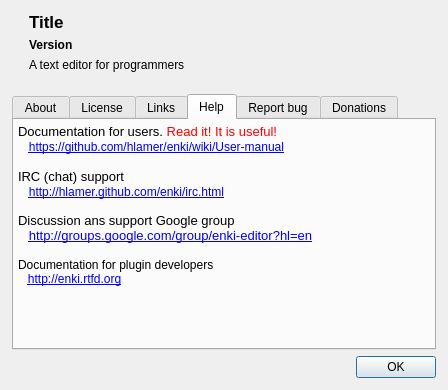
<?xml version="1.0" encoding="UTF-8"?>
<ui version="4.0">
 <class>UIAbout</class>
 <widget class="QDialog" name="UIAbout">
  <property name="geometry">
   <rect>
    <x>0</x>
    <y>0</y>
    <width>448</width>
    <height>390</height>
   </rect>
  </property>
  <layout class="QGridLayout" name="gridLayout">
   <property name="horizontalSpacing">
    <number>10</number>
   </property>
   <property name="verticalSpacing">
    <number>6</number>
   </property>
   <property name="margin">
    <number>12</number>
   </property>
   <item row="0" column="0" rowspan="3">
    <widget class="QLabel" name="lIcon">
     <property name="sizePolicy">
      <sizepolicy hsizetype="Maximum" vsizetype="Preferred">
       <horstretch>0</horstretch>
       <verstretch>0</verstretch>
      </sizepolicy>
     </property>
     <property name="pixmap">
      <pixmap resource="../../../icons/enkiicons.qrc">:/enkiicons/enki.png</pixmap>
     </property>
     <property name="alignment">
      <set>Qt::AlignHCenter|Qt::AlignTop</set>
     </property>
    </widget>
   </item>
   <item row="0" column="1">
    <widget class="QLabel" name="lTitle">
     <property name="font">
      <font>
       <pointsize>13</pointsize>
       <weight>75</weight>
       <bold>true</bold>
      </font>
     </property>
     <property name="text">
      <string notr="true">Title</string>
     </property>
     <property name="openExternalLinks">
      <bool>true</bool>
     </property>
     <property name="textInteractionFlags">
      <set>Qt::TextBrowserInteraction</set>
     </property>
    </widget>
   </item>
   <item row="1" column="1">
    <widget class="QLabel" name="lVersion">
     <property name="font">
      <font>
       <pointsize>9</pointsize>
       <weight>75</weight>
       <bold>true</bold>
      </font>
     </property>
     <property name="text">
      <string notr="true">Version</string>
     </property>
     <property name="openExternalLinks">
      <bool>true</bool>
     </property>
     <property name="textInteractionFlags">
      <set>Qt::TextBrowserInteraction</set>
     </property>
    </widget>
   </item>
   <item row="2" column="1">
    <widget class="QLabel" name="lInformations">
     <property name="font">
      <font>
       <pointsize>9</pointsize>
      </font>
     </property>
     <property name="text">
      <string>&lt;!DOCTYPE HTML PUBLIC &quot;-//W3C//DTD HTML 4.0//EN&quot; &quot;http://www.w3.org/TR/REC-html40/strict.dtd&quot;&gt;
&lt;html&gt;&lt;head&gt;&lt;meta name=&quot;qrichtext&quot; content=&quot;1&quot; /&gt;&lt;style type=&quot;text/css&quot;&gt;
p, li { white-space: pre-wrap; }
&lt;/style&gt;&lt;/head&gt;&lt;body style=&quot; font-family:'Sans'; font-size:9pt; font-weight:400; font-style:normal;&quot;&gt;
&lt;p style=&quot; margin-top:0px; margin-bottom:0px; margin-left:0px; margin-right:0px; -qt-block-indent:0; text-indent:0px;&quot;&gt;&lt;span style=&quot; font-family:'Droid Sans';&quot;&gt;A text editor for programmers&lt;/span&gt;&lt;/p&gt;&lt;/body&gt;&lt;/html&gt;</string>
     </property>
     <property name="wordWrap">
      <bool>true</bool>
     </property>
     <property name="openExternalLinks">
      <bool>true</bool>
     </property>
     <property name="textInteractionFlags">
      <set>Qt::TextBrowserInteraction</set>
     </property>
    </widget>
   </item>
   <item row="3" column="0" colspan="2">
    <spacer name="verticalSpacer">
     <property name="orientation">
      <enum>Qt::Vertical</enum>
     </property>
     <property name="sizeType">
      <enum>QSizePolicy::Fixed</enum>
     </property>
     <property name="sizeHint" stdset="0">
      <size>
       <width>8</width>
       <height>16</height>
      </size>
     </property>
    </spacer>
   </item>
   <item row="5" column="0" colspan="2">
    <widget class="QDialogButtonBox" name="buttonBox">
     <property name="standardButtons">
      <set>QDialogButtonBox::Ok</set>
     </property>
    </widget>
   </item>
   <item row="4" column="0" colspan="2">
    <widget class="QTabWidget" name="twAbout">
     <property name="currentIndex">
      <number>3</number>
     </property>
     <widget class="QWidget" name="wLogo">
      <property name="palette">
       <palette>
        <active>
         <colorrole role="Base">
          <brush brushstyle="SolidPattern">
           <color alpha="0">
            <red>0</red>
            <green>0</green>
            <blue>0</blue>
           </color>
          </brush>
         </colorrole>
         <colorrole role="Window">
          <brush brushstyle="SolidPattern">
           <color alpha="0">
            <red>0</red>
            <green>0</green>
            <blue>0</blue>
           </color>
          </brush>
         </colorrole>
        </active>
        <inactive>
         <colorrole role="Base">
          <brush brushstyle="SolidPattern">
           <color alpha="0">
            <red>0</red>
            <green>0</green>
            <blue>0</blue>
           </color>
          </brush>
         </colorrole>
         <colorrole role="Window">
          <brush brushstyle="SolidPattern">
           <color alpha="0">
            <red>0</red>
            <green>0</green>
            <blue>0</blue>
           </color>
          </brush>
         </colorrole>
        </inactive>
        <disabled>
         <colorrole role="Base">
          <brush brushstyle="SolidPattern">
           <color alpha="0">
            <red>0</red>
            <green>0</green>
            <blue>0</blue>
           </color>
          </brush>
         </colorrole>
         <colorrole role="Window">
          <brush brushstyle="SolidPattern">
           <color alpha="0">
            <red>0</red>
            <green>0</green>
            <blue>0</blue>
           </color>
          </brush>
         </colorrole>
        </disabled>
       </palette>
      </property>
      <attribute name="title">
       <string>About</string>
      </attribute>
      <layout class="QVBoxLayout" name="verticalLayout">
       <property name="spacing">
        <number>0</number>
       </property>
       <property name="margin">
        <number>0</number>
       </property>
       <item>
        <widget class="QLabel" name="lLogo">
         <property name="pixmap">
          <pixmap resource="../../../icons/enkiicons.qrc">:/enkiicons/splashscreen.png</pixmap>
         </property>
         <property name="alignment">
          <set>Qt::AlignCenter</set>
         </property>
        </widget>
       </item>
      </layout>
     </widget>
     <widget class="QTextBrowser" name="tbLicense">
      <property name="palette">
       <palette>
        <active>
         <colorrole role="Base">
          <brush brushstyle="SolidPattern">
           <color alpha="0">
            <red>255</red>
            <green>255</green>
            <blue>255</blue>
           </color>
          </brush>
         </colorrole>
         <colorrole role="Window">
          <brush brushstyle="SolidPattern">
           <color alpha="0">
            <red>0</red>
            <green>0</green>
            <blue>0</blue>
           </color>
          </brush>
         </colorrole>
        </active>
        <inactive>
         <colorrole role="Base">
          <brush brushstyle="SolidPattern">
           <color alpha="0">
            <red>255</red>
            <green>255</green>
            <blue>255</blue>
           </color>
          </brush>
         </colorrole>
         <colorrole role="Window">
          <brush brushstyle="SolidPattern">
           <color alpha="0">
            <red>0</red>
            <green>0</green>
            <blue>0</blue>
           </color>
          </brush>
         </colorrole>
        </inactive>
        <disabled>
         <colorrole role="Base">
          <brush brushstyle="SolidPattern">
           <color alpha="0">
            <red>0</red>
            <green>0</green>
            <blue>0</blue>
           </color>
          </brush>
         </colorrole>
         <colorrole role="Window">
          <brush brushstyle="SolidPattern">
           <color alpha="0">
            <red>0</red>
            <green>0</green>
            <blue>0</blue>
           </color>
          </brush>
         </colorrole>
        </disabled>
       </palette>
      </property>
      <property name="autoFillBackground">
       <bool>true</bool>
      </property>
      <property name="frameShape">
       <enum>QFrame::NoFrame</enum>
      </property>
      <property name="horizontalScrollBarPolicy">
       <enum>Qt::ScrollBarAlwaysOff</enum>
      </property>
      <property name="tabChangesFocus">
       <bool>true</bool>
      </property>
      <property name="html">
       <string>&lt;!DOCTYPE HTML PUBLIC &quot;-//W3C//DTD HTML 4.0//EN&quot; &quot;http://www.w3.org/TR/REC-html40/strict.dtd&quot;&gt;
&lt;html&gt;&lt;head&gt;&lt;meta name=&quot;qrichtext&quot; content=&quot;1&quot; /&gt;&lt;style type=&quot;text/css&quot;&gt;
p, li { white-space: pre-wrap; }
&lt;/style&gt;&lt;/head&gt;&lt;body style=&quot; font-family:'Sans'; font-size:10pt; font-weight:400; font-style:normal;&quot;&gt;
&lt;p style=&quot; margin-top:0px; margin-bottom:0px; margin-left:0px; margin-right:0px; -qt-block-indent:0; text-indent:0px;&quot;&gt;&lt;span style=&quot; font-size:9pt;&quot;&gt;License: GPL v2   &lt;/span&gt;&lt;a href=&quot;http://www.gnu.org/licenses/gpl-2.0.html&quot;&gt;&lt;span style=&quot; font-size:9pt; text-decoration: underline; color:#0000ff;&quot;&gt;http://www.gnu.org/licenses/gpl-2.0.html&lt;/span&gt;&lt;/a&gt;&lt;/p&gt;
&lt;p style=&quot; margin-top:12px; margin-bottom:0px; margin-left:0px; margin-right:0px; -qt-block-indent:0; text-indent:0px;&quot;&gt;&lt;span style=&quot; font-family:'Courier New,courier';&quot;&gt;Copyright (C) 2012 Andrei Kopats&lt;/span&gt;&lt;/p&gt;
&lt;p style=&quot;-qt-paragraph-type:empty; margin-top:0px; margin-bottom:0px; margin-left:0px; margin-right:0px; -qt-block-indent:0; text-indent:0px; font-family:'Courier New,courier';&quot;&gt;&lt;br /&gt;&lt;/p&gt;
&lt;p style=&quot; margin-top:0px; margin-bottom:0px; margin-left:0px; margin-right:0px; -qt-block-indent:0; text-indent:0px;&quot;&gt;&lt;span style=&quot; font-family:'Courier New,courier';&quot;&gt;This program is free software: you can redistribute it and/or modify it under the terms of the GNU General Public License as published by the Free Software Foundation, either version 3 of the License, or any later version. This program is distributed in the hope that it will be useful, but WITHOUT ANY WARRANTY; without even the implied warranty of MERCHANTABILITY or FITNESS FOR A PARTICULAR PURPOSE.  See the     GNU General Public License for more details.&lt;/span&gt;&lt;/p&gt;
&lt;p style=&quot;-qt-paragraph-type:empty; margin-top:0px; margin-bottom:0px; margin-left:0px; margin-right:0px; -qt-block-indent:0; text-indent:0px; font-family:'Ubuntu'; font-size:11pt;&quot;&gt;&lt;br /&gt;&lt;/p&gt;&lt;/body&gt;&lt;/html&gt;</string>
      </property>
      <property name="tabStopWidth">
       <number>40</number>
      </property>
      <property name="openExternalLinks">
       <bool>true</bool>
      </property>
      <attribute name="title">
       <string>License</string>
      </attribute>
     </widget>
     <widget class="QTextBrowser" name="tbLinks">
      <property name="palette">
       <palette>
        <active>
         <colorrole role="Base">
          <brush brushstyle="SolidPattern">
           <color alpha="0">
            <red>255</red>
            <green>255</green>
            <blue>255</blue>
           </color>
          </brush>
         </colorrole>
         <colorrole role="Window">
          <brush brushstyle="SolidPattern">
           <color alpha="0">
            <red>0</red>
            <green>0</green>
            <blue>0</blue>
           </color>
          </brush>
         </colorrole>
        </active>
        <inactive>
         <colorrole role="Base">
          <brush brushstyle="SolidPattern">
           <color alpha="0">
            <red>255</red>
            <green>255</green>
            <blue>255</blue>
           </color>
          </brush>
         </colorrole>
         <colorrole role="Window">
          <brush brushstyle="SolidPattern">
           <color alpha="0">
            <red>0</red>
            <green>0</green>
            <blue>0</blue>
           </color>
          </brush>
         </colorrole>
        </inactive>
        <disabled>
         <colorrole role="Base">
          <brush brushstyle="SolidPattern">
           <color alpha="0">
            <red>0</red>
            <green>0</green>
            <blue>0</blue>
           </color>
          </brush>
         </colorrole>
         <colorrole role="Window">
          <brush brushstyle="SolidPattern">
           <color alpha="0">
            <red>0</red>
            <green>0</green>
            <blue>0</blue>
           </color>
          </brush>
         </colorrole>
        </disabled>
       </palette>
      </property>
      <property name="autoFillBackground">
       <bool>true</bool>
      </property>
      <property name="frameShape">
       <enum>QFrame::NoFrame</enum>
      </property>
      <property name="horizontalScrollBarPolicy">
       <enum>Qt::ScrollBarAlwaysOff</enum>
      </property>
      <property name="tabChangesFocus">
       <bool>true</bool>
      </property>
      <property name="html">
       <string>&lt;!DOCTYPE HTML PUBLIC &quot;-//W3C//DTD HTML 4.0//EN&quot; &quot;http://www.w3.org/TR/REC-html40/strict.dtd&quot;&gt;
&lt;html&gt;&lt;head&gt;&lt;meta name=&quot;qrichtext&quot; content=&quot;1&quot; /&gt;&lt;style type=&quot;text/css&quot;&gt;
p, li { white-space: pre-wrap; }
&lt;/style&gt;&lt;/head&gt;&lt;body style=&quot; font-family:'Sans'; font-size:10pt; font-weight:400; font-style:normal;&quot;&gt;
&lt;p style=&quot; margin-top:0px; margin-bottom:0px; margin-left:0px; margin-right:0px; -qt-block-indent:0; text-indent:0px;&quot;&gt;&lt;span style=&quot; font-family:'Ubuntu'; font-size:11pt;&quot;&gt;Home page&lt;/span&gt;&lt;/p&gt;
&lt;p style=&quot; margin-top:0px; margin-bottom:0px; margin-left:0px; margin-right:0px; -qt-block-indent:0; text-indent:0px;&quot;&gt;&lt;span style=&quot; font-family:'Ubuntu'; font-size:11pt;&quot;&gt;    &lt;/span&gt;&lt;a href=&quot;https://github.com/hlamer/enki&quot;&gt;&lt;span style=&quot; font-family:'Ubuntu'; font-size:11pt; text-decoration: underline; color:#0000ff;&quot;&gt;https://github.com/hlamer/enki&lt;/span&gt;&lt;/a&gt;&lt;/p&gt;
&lt;p style=&quot; margin-top:0px; margin-bottom:0px; margin-left:0px; margin-right:0px; -qt-block-indent:0; text-indent:0px;&quot;&gt;&lt;span style=&quot; font-family:'Ubuntu'; font-size:11pt;&quot;&gt;Monkey Studio home page&lt;/span&gt;&lt;/p&gt;
&lt;p style=&quot; margin-top:0px; margin-bottom:0px; margin-left:0px; margin-right:0px; -qt-block-indent:0; text-indent:0px;&quot;&gt;&lt;span style=&quot; font-family:'Ubuntu'; font-size:11pt;&quot;&gt;    &lt;/span&gt;&lt;a href=&quot;http://monkeystudio.org&quot;&gt;&lt;span style=&quot; font-family:'Ubuntu'; font-size:11pt; text-decoration: underline; color:#0000ff;&quot;&gt;http://monkeystudio.org&lt;/span&gt;&lt;/a&gt;&lt;/p&gt;
&lt;p style=&quot; margin-top:0px; margin-bottom:0px; margin-left:0px; margin-right:0px; -qt-block-indent:0; text-indent:0px;&quot;&gt;&lt;span style=&quot; font-family:'Ubuntu'; font-size:11pt;&quot;&gt;The team&lt;/span&gt;&lt;/p&gt;
&lt;p style=&quot; margin-top:0px; margin-bottom:0px; margin-left:0px; margin-right:0px; -qt-block-indent:0; text-indent:0px;&quot;&gt;&lt;span style=&quot; font-family:'Ubuntu'; font-size:11pt;&quot;&gt;    &lt;/span&gt;&lt;a href=&quot;http://hlamer.github.com/enki/team.html&quot;&gt;&lt;span style=&quot; font-family:'Ubuntu'; font-size:11pt; text-decoration: underline; color:#0000ff;&quot;&gt;http://hlamer.github.com/enki/team.html&lt;/span&gt;&lt;/a&gt;&lt;/p&gt;
&lt;p style=&quot;-qt-paragraph-type:empty; margin-top:0px; margin-bottom:0px; margin-left:0px; margin-right:0px; -qt-block-indent:0; text-indent:0px; font-family:'Ubuntu'; font-size:11pt;&quot;&gt;&lt;br /&gt;&lt;/p&gt;&lt;/body&gt;&lt;/html&gt;</string>
      </property>
      <property name="tabStopWidth">
       <number>40</number>
      </property>
      <property name="openExternalLinks">
       <bool>true</bool>
      </property>
      <attribute name="title">
       <string>Links</string>
      </attribute>
     </widget>
     <widget class="QTextBrowser" name="tbHelp">
      <property name="palette">
       <palette>
        <active>
         <colorrole role="Base">
          <brush brushstyle="SolidPattern">
           <color alpha="0">
            <red>255</red>
            <green>255</green>
            <blue>255</blue>
           </color>
          </brush>
         </colorrole>
         <colorrole role="Window">
          <brush brushstyle="SolidPattern">
           <color alpha="0">
            <red>0</red>
            <green>0</green>
            <blue>0</blue>
           </color>
          </brush>
         </colorrole>
        </active>
        <inactive>
         <colorrole role="Base">
          <brush brushstyle="SolidPattern">
           <color alpha="0">
            <red>255</red>
            <green>255</green>
            <blue>255</blue>
           </color>
          </brush>
         </colorrole>
         <colorrole role="Window">
          <brush brushstyle="SolidPattern">
           <color alpha="0">
            <red>0</red>
            <green>0</green>
            <blue>0</blue>
           </color>
          </brush>
         </colorrole>
        </inactive>
        <disabled>
         <colorrole role="Base">
          <brush brushstyle="SolidPattern">
           <color alpha="0">
            <red>0</red>
            <green>0</green>
            <blue>0</blue>
           </color>
          </brush>
         </colorrole>
         <colorrole role="Window">
          <brush brushstyle="SolidPattern">
           <color alpha="0">
            <red>0</red>
            <green>0</green>
            <blue>0</blue>
           </color>
          </brush>
         </colorrole>
        </disabled>
       </palette>
      </property>
      <property name="autoFillBackground">
       <bool>true</bool>
      </property>
      <property name="frameShape">
       <enum>QFrame::NoFrame</enum>
      </property>
      <property name="horizontalScrollBarPolicy">
       <enum>Qt::ScrollBarAlwaysOff</enum>
      </property>
      <property name="tabChangesFocus">
       <bool>true</bool>
      </property>
      <property name="html">
       <string>&lt;!DOCTYPE HTML PUBLIC &quot;-//W3C//DTD HTML 4.0//EN&quot; &quot;http://www.w3.org/TR/REC-html40/strict.dtd&quot;&gt;
&lt;html&gt;&lt;head&gt;&lt;meta name=&quot;qrichtext&quot; content=&quot;1&quot; /&gt;&lt;style type=&quot;text/css&quot;&gt;
p, li { white-space: pre-wrap; }
&lt;/style&gt;&lt;/head&gt;&lt;body style=&quot; font-family:'Sans'; font-size:10pt; font-weight:400; font-style:normal;&quot;&gt;
&lt;table border=&quot;0&quot; style=&quot; margin-top:0px; margin-bottom:0px; margin-left:0px; margin-right:0px;&quot; width=&quot;100%&quot; cellspacing=&quot;0&quot; cellpadding=&quot;0&quot;&gt;
&lt;tr&gt;
&lt;td&gt;
&lt;p style=&quot; margin-top:0px; margin-bottom:0px; margin-left:0px; margin-right:0px; -qt-block-indent:0; text-indent:0px;&quot;&gt;&lt;span style=&quot; font-family:'Droid Sans';&quot;&gt;Documentation for users. &lt;/span&gt;&lt;span style=&quot; font-family:'Droid Sans'; color:#ff0000;&quot;&gt;Read it! It is useful!&lt;/span&gt;&lt;/p&gt;
&lt;p style=&quot; margin-top:0px; margin-bottom:0px; margin-left:0px; margin-right:0px; -qt-block-indent:0; text-indent:0px;&quot;&gt;&lt;span style=&quot; font-family:'Droid Sans';&quot;&gt;   &lt;/span&gt;&lt;a href=&quot;https://github.com/hlamer/enki/wiki/User-manual&quot;&gt;&lt;span style=&quot; font-size:9pt; text-decoration: underline; color:#0000ff;&quot;&gt;https://github.com/hlamer/enki/wiki/User-manual&lt;/span&gt;&lt;/a&gt;&lt;/p&gt;
&lt;p style=&quot;-qt-paragraph-type:empty; margin-top:0px; margin-bottom:0px; margin-left:0px; margin-right:0px; -qt-block-indent:0; text-indent:0px; font-family:'Droid Sans';&quot;&gt;&lt;br /&gt;&lt;/p&gt;
&lt;p style=&quot; margin-top:0px; margin-bottom:0px; margin-left:0px; margin-right:0px; -qt-block-indent:0; text-indent:0px;&quot;&gt;&lt;span style=&quot; font-family:'Droid Sans';&quot;&gt;IRC (chat) support&lt;br /&gt;   &lt;/span&gt;&lt;a href=&quot;http://hlamer.github.com/enki/irc.html&quot;&gt;&lt;span style=&quot; font-size:9pt; text-decoration: underline; color:#0000ff;&quot;&gt;http://hlamer.github.com/enki/irc.html&lt;/span&gt;&lt;/a&gt;&lt;/p&gt;
&lt;p style=&quot;-qt-paragraph-type:empty; margin-top:0px; margin-bottom:0px; margin-left:0px; margin-right:0px; -qt-block-indent:0; text-indent:0px; font-size:9pt; text-decoration: underline; color:#0000ff;&quot;&gt;&lt;br /&gt;&lt;/p&gt;&lt;/td&gt;&lt;/tr&gt;
&lt;tr&gt;
&lt;td&gt;
&lt;p style=&quot; margin-top:0px; margin-bottom:0px; margin-left:0px; margin-right:0px; -qt-block-indent:0; text-indent:0px;&quot;&gt;&lt;span style=&quot; font-family:'Droid Sans';&quot;&gt;Discussion ans support Google group&lt;br /&gt;   &lt;/span&gt;&lt;a href=&quot;http://groups.google.com/group/enki-editor?hl=en&quot;&gt;&lt;span style=&quot; font-family:'Droid Sans'; text-decoration: underline; color:#0000ff;&quot;&gt;http://groups.google.com/group/enki-editor?hl=en&lt;/span&gt;&lt;/a&gt;&lt;/p&gt;
&lt;p style=&quot;-qt-paragraph-type:empty; margin-top:0px; margin-bottom:0px; margin-left:0px; margin-right:0px; -qt-block-indent:0; text-indent:0px; font-family:'Droid Sans'; text-decoration: underline; color:#0000ff;&quot;&gt;&lt;br /&gt;&lt;/p&gt;&lt;/td&gt;&lt;/tr&gt;
&lt;tr&gt;
&lt;td&gt;
&lt;p style=&quot; margin-top:0px; margin-bottom:0px; margin-left:0px; margin-right:0px; -qt-block-indent:0; text-indent:0px;&quot;&gt;&lt;span style=&quot; font-size:9pt;&quot;&gt;Documentation for plugin developers&lt;/span&gt;&lt;/p&gt;
&lt;p style=&quot; margin-top:0px; margin-bottom:0px; margin-left:0px; margin-right:0px; -qt-block-indent:0; text-indent:0px;&quot;&gt;&lt;span style=&quot; font-size:9pt;&quot;&gt;   &lt;/span&gt;&lt;a href=&quot;http://enki.rtfd.org&quot;&gt;&lt;span style=&quot; font-size:9pt; text-decoration: underline; color:#0000ff;&quot;&gt;http://enki.rtfd.org&lt;/span&gt;&lt;/a&gt;&lt;/p&gt;&lt;/td&gt;&lt;/tr&gt;&lt;/table&gt;&lt;/body&gt;&lt;/html&gt;</string>
      </property>
      <property name="tabStopWidth">
       <number>40</number>
      </property>
      <property name="openExternalLinks">
       <bool>true</bool>
      </property>
      <attribute name="title">
       <string>Help</string>
      </attribute>
     </widget>
     <widget class="QTextBrowser" name="tbReportBug">
      <property name="palette">
       <palette>
        <active>
         <colorrole role="Base">
          <brush brushstyle="SolidPattern">
           <color alpha="0">
            <red>255</red>
            <green>255</green>
            <blue>255</blue>
           </color>
          </brush>
         </colorrole>
         <colorrole role="Window">
          <brush brushstyle="SolidPattern">
           <color alpha="0">
            <red>0</red>
            <green>0</green>
            <blue>0</blue>
           </color>
          </brush>
         </colorrole>
        </active>
        <inactive>
         <colorrole role="Base">
          <brush brushstyle="SolidPattern">
           <color alpha="0">
            <red>255</red>
            <green>255</green>
            <blue>255</blue>
           </color>
          </brush>
         </colorrole>
         <colorrole role="Window">
          <brush brushstyle="SolidPattern">
           <color alpha="0">
            <red>0</red>
            <green>0</green>
            <blue>0</blue>
           </color>
          </brush>
         </colorrole>
        </inactive>
        <disabled>
         <colorrole role="Base">
          <brush brushstyle="SolidPattern">
           <color alpha="0">
            <red>0</red>
            <green>0</green>
            <blue>0</blue>
           </color>
          </brush>
         </colorrole>
         <colorrole role="Window">
          <brush brushstyle="SolidPattern">
           <color alpha="0">
            <red>0</red>
            <green>0</green>
            <blue>0</blue>
           </color>
          </brush>
         </colorrole>
        </disabled>
       </palette>
      </property>
      <property name="autoFillBackground">
       <bool>true</bool>
      </property>
      <property name="frameShape">
       <enum>QFrame::NoFrame</enum>
      </property>
      <property name="horizontalScrollBarPolicy">
       <enum>Qt::ScrollBarAlwaysOff</enum>
      </property>
      <property name="tabChangesFocus">
       <bool>true</bool>
      </property>
      <property name="html">
       <string>&lt;!DOCTYPE HTML PUBLIC &quot;-//W3C//DTD HTML 4.0//EN&quot; &quot;http://www.w3.org/TR/REC-html40/strict.dtd&quot;&gt;
&lt;html&gt;&lt;head&gt;&lt;meta name=&quot;qrichtext&quot; content=&quot;1&quot; /&gt;&lt;style type=&quot;text/css&quot;&gt;
p, li { white-space: pre-wrap; }
&lt;/style&gt;&lt;/head&gt;&lt;body style=&quot; font-family:'Sans'; font-size:10pt; font-weight:400; font-style:normal;&quot;&gt;
&lt;table border=&quot;0&quot; style=&quot; margin-top:0px; margin-bottom:0px; margin-left:0px; margin-right:0px;&quot; width=&quot;100%&quot; cellspacing=&quot;0&quot; cellpadding=&quot;0&quot;&gt;
&lt;tr&gt;
&lt;td&gt;
&lt;p style=&quot; margin-top:0px; margin-bottom:0px; margin-left:0px; margin-right:0px; -qt-block-indent:0; text-indent:0px;&quot;&gt;&lt;span style=&quot; font-family:'Droid Sans';&quot;&gt;The best way is posting bug to the bug tracker&lt;br /&gt;   &lt;/span&gt;&lt;a href=&quot;https://github.com/hlamer/enki/issues&quot;&gt;&lt;span style=&quot; font-family:'Droid Sans'; text-decoration: underline; color:#0000ff;&quot;&gt;https://github.com/hlamer/enki/issues&lt;/span&gt;&lt;/a&gt;&lt;/p&gt;&lt;/td&gt;&lt;/tr&gt;
&lt;tr&gt;
&lt;td&gt;&lt;/td&gt;&lt;/tr&gt;&lt;/table&gt;
&lt;p style=&quot; margin-top:0px; margin-bottom:0px; margin-left:0px; margin-right:0px; -qt-block-indent:0; text-indent:0px;&quot;&gt;&lt;span style=&quot; font-size:9pt;&quot;&gt;But, you also can just send it by email&lt;/span&gt;&lt;/p&gt;
&lt;p style=&quot; margin-top:0px; margin-bottom:0px; margin-left:0px; margin-right:0px; -qt-block-indent:0; text-indent:0px;&quot;&gt;&lt;span style=&quot; font-size:9pt;&quot;&gt;   &lt;/span&gt;&lt;a href=&quot;mailto://hlamer@tut.by&quot;&gt;&lt;span style=&quot; font-size:9pt; text-decoration: underline; color:#0000ff;&quot;&gt;mailto://enki-bugs@googlegroups.com&lt;/span&gt;&lt;/a&gt;&lt;/p&gt;
&lt;p style=&quot;-qt-paragraph-type:empty; margin-top:0px; margin-bottom:0px; margin-left:0px; margin-right:0px; -qt-block-indent:0; text-indent:0px; font-size:9pt; text-decoration: underline; color:#0000ff;&quot;&gt;&lt;br /&gt;&lt;/p&gt;
&lt;p style=&quot; margin-top:0px; margin-bottom:0px; margin-left:0px; margin-right:0px; -qt-block-indent:0; text-indent:0px;&quot;&gt;&lt;span style=&quot; font-size:9pt;&quot;&gt;You can also fork project and fix it&lt;/span&gt;&lt;/p&gt;
&lt;p style=&quot; margin-top:0px; margin-bottom:0px; margin-left:0px; margin-right:0px; -qt-block-indent:0; text-indent:0px;&quot;&gt;&lt;span style=&quot; font-size:9pt;&quot;&gt;   &lt;/span&gt;&lt;a href=&quot;https://github.com/hlamer/enki&quot;&gt;&lt;span style=&quot; font-family:'Droid Sans'; text-decoration: underline; color:#0000ff;&quot;&gt;https://github.com/hlamer/enki&lt;/span&gt;&lt;/a&gt;&lt;/p&gt;
&lt;p style=&quot;-qt-paragraph-type:empty; margin-top:0px; margin-bottom:0px; margin-left:0px; margin-right:0px; -qt-block-indent:0; text-indent:0px; font-family:'Droid Sans'; text-decoration: underline; color:#0000ff;&quot;&gt;&lt;br /&gt;&lt;/p&gt;&lt;/body&gt;&lt;/html&gt;</string>
      </property>
      <property name="tabStopWidth">
       <number>40</number>
      </property>
      <property name="openExternalLinks">
       <bool>true</bool>
      </property>
      <attribute name="title">
       <string>Report bug</string>
      </attribute>
     </widget>
     <widget class="QTextBrowser" name="tbDonations">
      <property name="palette">
       <palette>
        <active>
         <colorrole role="Base">
          <brush brushstyle="SolidPattern">
           <color alpha="0">
            <red>255</red>
            <green>255</green>
            <blue>255</blue>
           </color>
          </brush>
         </colorrole>
         <colorrole role="Window">
          <brush brushstyle="SolidPattern">
           <color alpha="0">
            <red>0</red>
            <green>0</green>
            <blue>0</blue>
           </color>
          </brush>
         </colorrole>
        </active>
        <inactive>
         <colorrole role="Base">
          <brush brushstyle="SolidPattern">
           <color alpha="0">
            <red>255</red>
            <green>255</green>
            <blue>255</blue>
           </color>
          </brush>
         </colorrole>
         <colorrole role="Window">
          <brush brushstyle="SolidPattern">
           <color alpha="0">
            <red>0</red>
            <green>0</green>
            <blue>0</blue>
           </color>
          </brush>
         </colorrole>
        </inactive>
        <disabled>
         <colorrole role="Base">
          <brush brushstyle="SolidPattern">
           <color alpha="0">
            <red>0</red>
            <green>0</green>
            <blue>0</blue>
           </color>
          </brush>
         </colorrole>
         <colorrole role="Window">
          <brush brushstyle="SolidPattern">
           <color alpha="0">
            <red>0</red>
            <green>0</green>
            <blue>0</blue>
           </color>
          </brush>
         </colorrole>
        </disabled>
       </palette>
      </property>
      <property name="autoFillBackground">
       <bool>true</bool>
      </property>
      <property name="frameShape">
       <enum>QFrame::NoFrame</enum>
      </property>
      <property name="horizontalScrollBarPolicy">
       <enum>Qt::ScrollBarAlwaysOff</enum>
      </property>
      <property name="tabChangesFocus">
       <bool>true</bool>
      </property>
      <property name="html">
       <string>&lt;!DOCTYPE HTML PUBLIC &quot;-//W3C//DTD HTML 4.0//EN&quot; &quot;http://www.w3.org/TR/REC-html40/strict.dtd&quot;&gt;
&lt;html&gt;&lt;head&gt;&lt;meta name=&quot;qrichtext&quot; content=&quot;1&quot; /&gt;&lt;style type=&quot;text/css&quot;&gt;
p, li { white-space: pre-wrap; }
&lt;/style&gt;&lt;/head&gt;&lt;body style=&quot; font-family:'Sans'; font-size:10pt; font-weight:400; font-style:normal;&quot;&gt;
&lt;table border=&quot;0&quot; style=&quot; margin-top:0px; margin-bottom:0px; margin-left:0px; margin-right:0px;&quot; width=&quot;100%&quot; cellspacing=&quot;0&quot; cellpadding=&quot;0&quot;&gt;
&lt;tr&gt;
&lt;td&gt;
&lt;p style=&quot; margin-top:0px; margin-bottom:0px; margin-left:0px; margin-right:0px; -qt-block-indent:0; text-indent:0px;&quot;&gt;&lt;span style=&quot; font-family:'Droid Sans';&quot;&gt;You can use this &lt;/span&gt;&lt;a href=&quot;http://sourceforge.net/project/project_donations.php?group_id=163493&quot;&gt;&lt;span style=&quot; font-family:'Droid Sans'; text-decoration: underline; color:#0000ff;&quot;&gt;link&lt;/span&gt;&lt;/a&gt;&lt;span style=&quot; font-family:'Droid Sans';&quot;&gt; to make donation.&lt;/span&gt;&lt;/p&gt;
&lt;p style=&quot;-qt-paragraph-type:empty; margin-top:0px; margin-bottom:0px; margin-left:0px; margin-right:0px; -qt-block-indent:0; text-indent:0px;&quot;&gt;&lt;br /&gt;&lt;/p&gt;
&lt;p style=&quot; margin-top:0px; margin-bottom:0px; margin-left:0px; margin-right:0px; -qt-block-indent:0; text-indent:0px;&quot;&gt;&lt;span style=&quot; font-family:'Droid Sans';&quot;&gt;Add &amp;quot;For Enki&amp;quot; to the donation description&lt;/span&gt;&lt;/p&gt;&lt;/td&gt;&lt;/tr&gt;&lt;/table&gt;&lt;/body&gt;&lt;/html&gt;</string>
      </property>
      <property name="tabStopWidth">
       <number>40</number>
      </property>
      <property name="openExternalLinks">
       <bool>true</bool>
      </property>
      <attribute name="title">
       <string>Donations</string>
      </attribute>
     </widget>
    </widget>
   </item>
  </layout>
 </widget>
 <resources>
  <include location="../../../icons/enkiicons.qrc"/>
  <include location="../../../icons/enkiicons.qrc"/>
 </resources>
 <connections>
  <connection>
   <sender>buttonBox</sender>
   <signal>accepted()</signal>
   <receiver>UIAbout</receiver>
   <slot>accept()</slot>
   <hints>
    <hint type="sourcelabel">
     <x>246</x>
     <y>291</y>
    </hint>
    <hint type="destinationlabel">
     <x>527</x>
     <y>58</y>
    </hint>
   </hints>
  </connection>
 </connections>
</ui>
